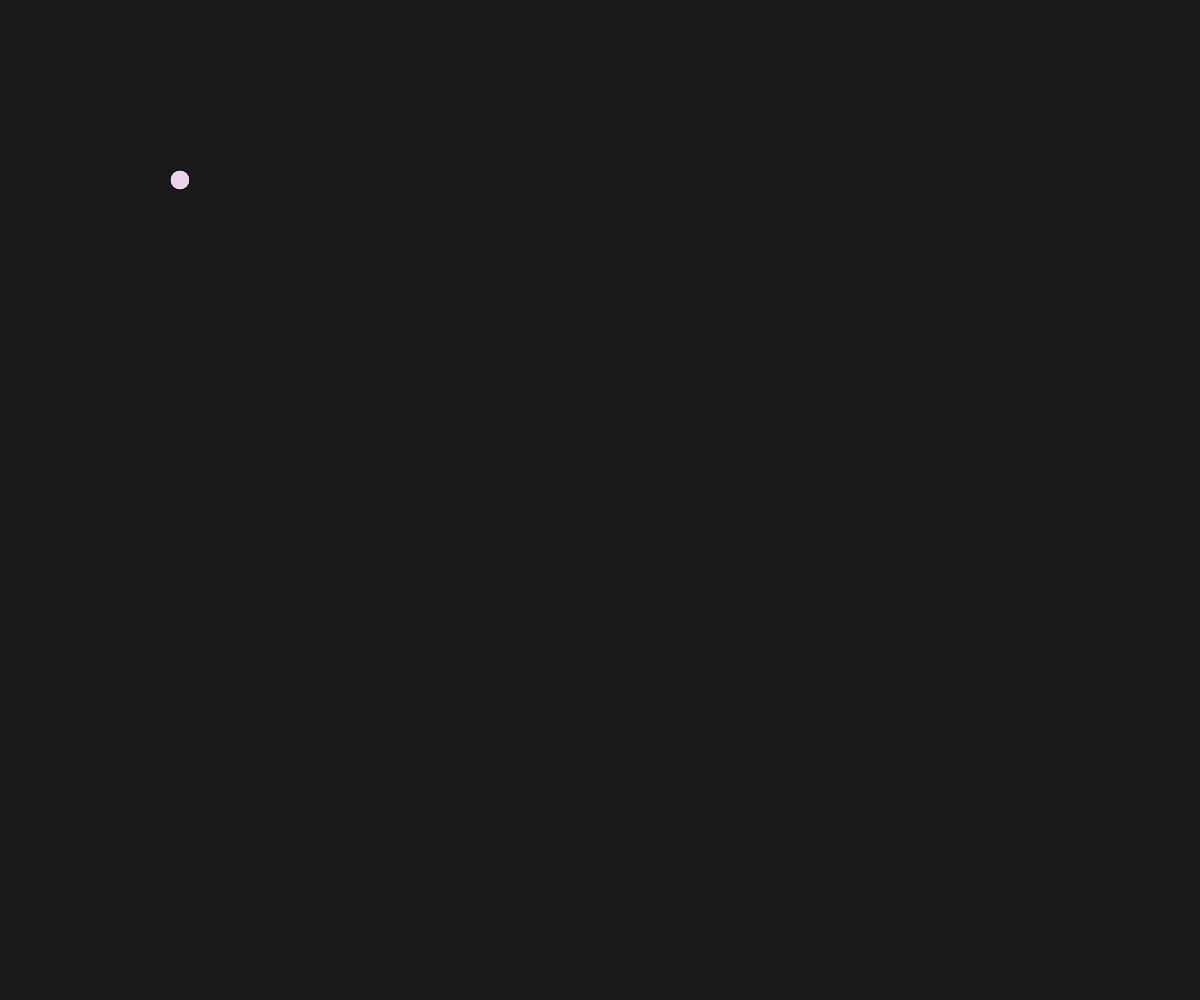
Frame 1 (no input)
Frame 60 (no input): blank canvas, image omitted
Frame 120 (the mouse pressed at the canvas centre since frame 60): blank canvas, image omitted

The p5.js sketch that drew this single still picture (run headless with seeded random() and noise() and a simulated clock; from frame 60 on, the mouse is pressed at the canvas centre):

// p5.js sketch
// ── sketch.js
var x = 180;
var y = 180;
var xspeed = 9;
var yspeed = 10;


function setup() {
  createCanvas(windowWidth, windowHeight);
}

function draw() {
   background (25);
    //distance from center of the screen
    var d = dist(windowWidth/2, windowHeight/2, mouseX, mouseY);

    fill (random(200, 250), random(200, 250), random(200, 250));
      ellipse (x, y, 20, 20);

    //bouncing horizontally
      x = x + xspeed;
      
     if (x > windowWidth || x < 0)  {
         xspeed = -xspeed;
      }

    //bouncing veritcally
      y = y + yspeed;

    if (y > windowHeight || y < 0) {
           yspeed = -yspeed;

fill("white");
 rect(30, 20, 30, 350);

 rect(1950, yrect, 30, 350);

var yrect= 20
 }


function draw() {

  if (keyIsDown(UP_ARROW)){
    yrect-=5;
  }

  if (keyIsDown(DOWN_ARROW))
    yrect+=5;
}

    







}
